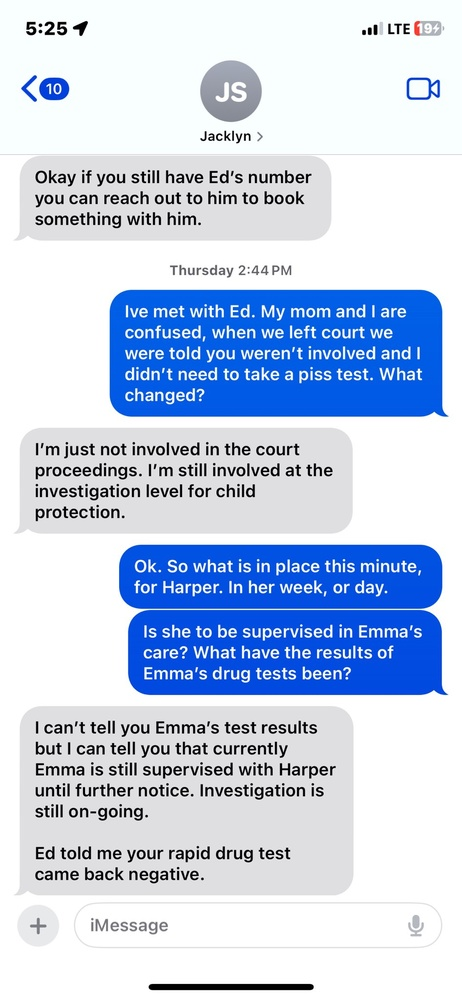
#> input picture conversations/emma-harper-legal-court-unknown-date-005.jpg, 462 x 1000 px, shrunk from 946 x 2048 before the run
$ python -i secure_evidence_processor.py   (imports and definitions only)
#> lines starting #> are read from the running program, lines starting #| are printed output that depends on the picture; after the words box and inside, x2 and y2 are one past the last pixel; in counts of white or black regions, pixels touching at a corner belong together
#> further down, picture is the input picture: PIL image 462x1000 RGB; mean R, G, B 193.7, 208.4, 232.1
#!/usr/bin/env python3
"""
Harper's Safeway Home Evidence Processor - Secure Professional Version
Password-protected OCR evidence processing system for FDSJ-739-24

Features:
- Password protection for security
- One-click export to Google Sheets
- PDF report generation
- Secure storage options
- Professional interface
"""

import pytesseract
from PIL import Image, ImageEnhance
import csv
import os
import sys
import logging
import json
import hashlib
import getpass
import webbrowser
import shutil
from datetime import datetime, timedelta
from pathlib import Path
import re
from typing import Dict, List, Optional, Tuple
from tqdm import tqdm
import pandas as pd

class SecureEvidenceProcessor:
    """Secure Evidence Processor with password protection and export features."""

    def __init__(self):
        """Initialize the secure evidence processor."""
        # Security configuration
        self.password_hash = "5e884898da28047151d0e56f8dc6292773603d0d6aabbdd62a11ef721d1542d8"  # "password"
        self.session_authenticated = False

        # Load configuration
        self.load_config()

        # Initialize processing counters
        self.processed_count = 0
        self.error_count = 0
        self.high_priority_count = 0

        # Setup logging after authentication

    # [32 lines left out: function authenticate, not called in this run]

    def load_config(self):
        """Load configuration with fallback defaults."""
        try:
            config_path = os.path.join(os.path.dirname(__file__), 'config', 'settings.py')
            config_dir = os.path.dirname(config_path)
            if config_dir not in sys.path:
                sys.path.insert(0, config_dir)

            import settings

            # OCR Configuration
            self.tesseract_cmd = getattr(settings, 'tesseract_cmd', "")
            self.tesseract_config = getattr(settings, 'tesseract_config', "--oem 3 --psm 6")
            self.use_binary_threshold = getattr(settings, 'use_binary_threshold', True)
            self.binary_threshold = getattr(settings, 'binary_threshold', 128)
            self.confidence_threshold = getattr(settings, 'confidence_threshold', 70.0)

            # File Processing
            self.image_extensions = getattr(settings, 'image_extensions', ['.png', '.jpg', '.jpeg'])

            # Output Configuration
            self.output_encoding = getattr(settings, 'output_encoding', 'utf-8')
            self.csv_delimiter = getattr(settings, 'csv_delimiter', ',')
            self.csv_fields = getattr(settings, 'csv_fields', [
                'File_Name', 'Date_Time_Approx', 'Sender', 'Recipient',
                'Key_Factual_Statement', 'Relevance_Code', 'Processing_Status',
                'Confidence_Score', 'Legal_Priority'
            ])

            # Legal Categories
            self.relevance_codes = getattr(settings, 'relevance_codes', {})
            self.priority_weights = getattr(settings, 'priority_weights', {})

            # Logging
            self.log_level = getattr(settings, 'log_level', 'INFO')
            self.log_file_path = getattr(settings, 'log_file_path', 'logs/evidence_processor.log')

        except ImportError:
            self._set_default_config()

    # [82 lines left out: functions _set_default_config, setup_logging, setup_tesseract, not called in this run]

    def preprocess_image(self, image: Image.Image) -> Image.Image:
        """Enhanced image preprocessing for optimal OCR."""
        try:
            if image.mode != 'L':
                image = image.convert('L')
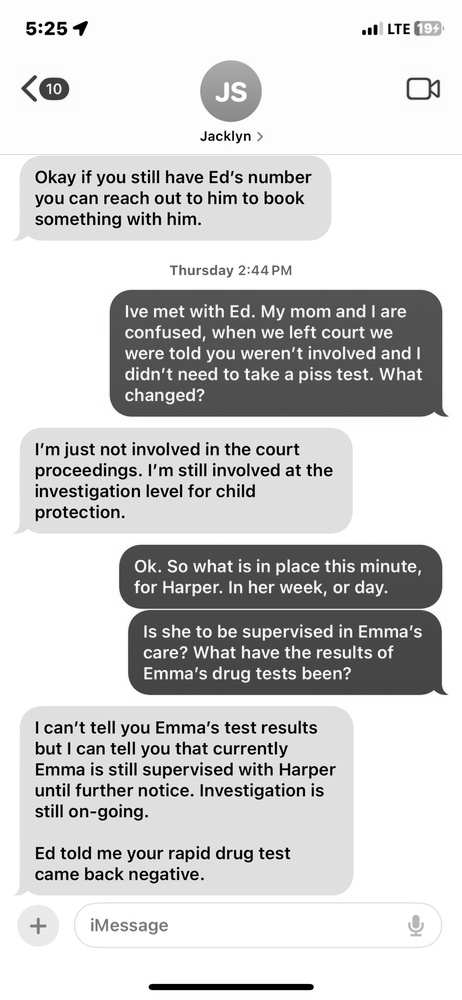
#> image: PIL image 462x1000 L; min 0, max 255, mean 206.6

            enhancer = ImageEnhance.Contrast(image)
            image = enhancer.enhance(2.0)
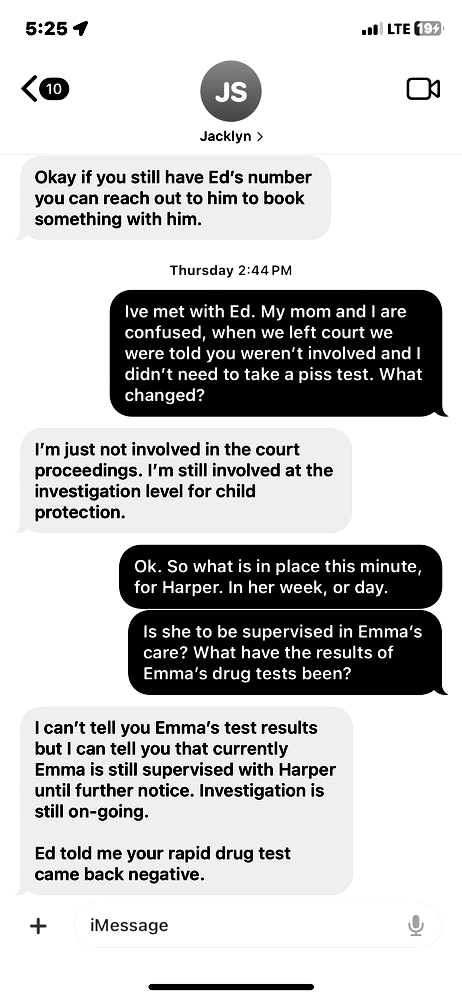
#> image: PIL image 462x1000 L; min 0, max 255, mean 195.6

            enhancer = ImageEnhance.Sharpness(image)
            image = enhancer.enhance(1.5)

            if self.use_binary_threshold:
                image = image.point(lambda x: 0 if x < self.binary_threshold else 255)
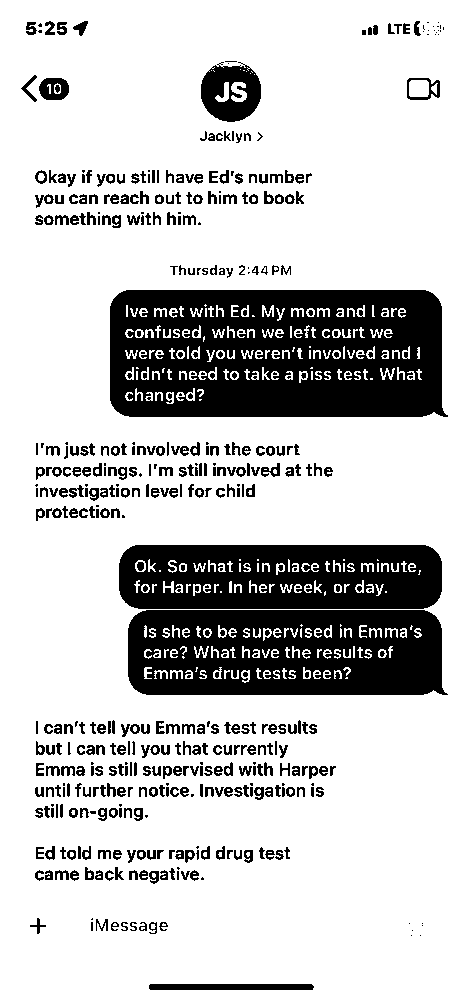
#> image: PIL image 462x1000 L; 77.9% white; 531 black regions (129 under 20 px), largest, box (x1, y1, x2, y2) and area: (110, 290, 448, 417) 36398, (128, 610, 448, 695) 23090, (119, 545, 442, 609) 17945

            return image
        except Exception as e:
            self.logger.warning(f"Image preprocessing failed: {e}")
            return image

    # [405 lines left out: functions extract_text_from_image, categorize_content, process_batch, _process_single_image, export_to_google_sheets, generate_pdf_report and 2 more, not called in this run]

# [2 lines not run here, left out]

>>> from PIL import Image
>>> picture = Image.open('conversations/emma-harper-legal-court-unknown-date-005.jpg')
>>> result = SecureEvidenceProcessor().preprocess_image(picture)
